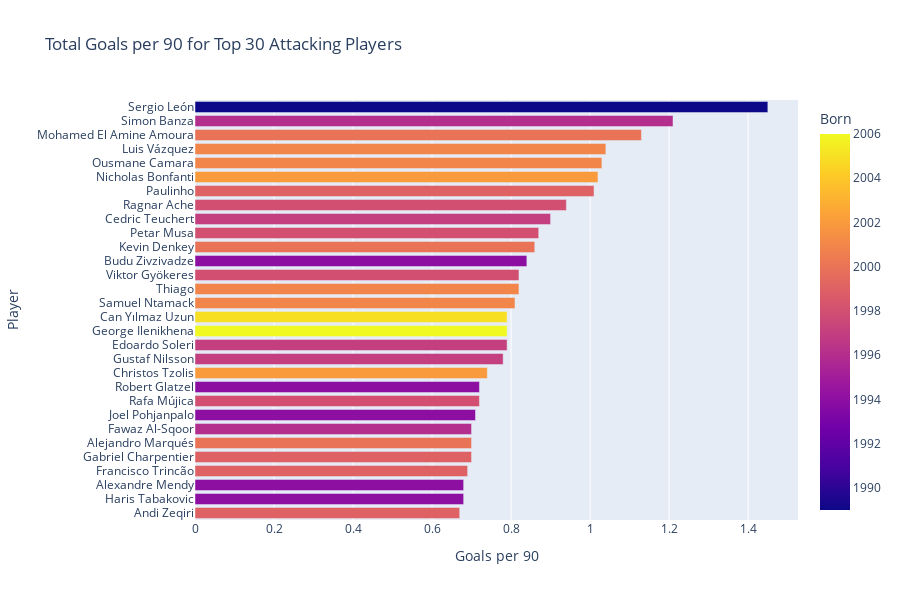

The cell this chart's notebook holds for it:
### Code cell
top_goals_90 = striker_dataframe.nlargest(30, 'Goals per 90')
top_goals_90 = top_goals_90.sort_values('Goals per 90', ascending=True)
px.bar(top_goals_90, x='Goals per 90', y='Player', hover_data=['Player'], orientation='h', height=600, color='Born', title='Total Goals per 90 for Top 30 Attacking Players')

### Figure 1 — Plotly figure (JSON) as saved in the notebook; plotly's stock layout.template omitted (floating-point values rounded to 4 significant figures)
{"data": [{"alignmentgroup": "True", "hovertemplate": "Goals per 90=%{x}<br>Player=%{y}<br>Born=%{marker.color}<extra></extra>", "legendgroup": "", "marker": {"color": [1999, 1994, 1994, 1999, 1999, 2000, 1996, 1994, 1998, 1994, 2002, 1997, 1997, 2006, 2005, 2001, 2001, 1998, 1994, 2000, 1998, 1997, 1998, 1999, 2002, 2001, 2001, 2000, 1996, 1989], "coloraxis": "coloraxis", "pattern": {"shape": ""}}, "name": "", "offsetgroup": "", "orientation": "h", "showlegend": false, "textposition": "auto", "type": "bar", "x": [0.67, 0.68, 0.68, 0.69, 0.7, 0.7, 0.7, 0.71, 0.72, 0.72, 0.74, 0.78, 0.79, 0.79, 0.79, 0.81, 0.82, 0.82, 0.84, 0.86, 0.87, 0.9, 0.94, 1.01, 1.02, 1.03, 1.04, 1.13, 1.21, 1.45], "xaxis": "x", "y": ["Andi Zeqiri", "Haris Tabakovic", "Alexandre Mendy", "Francisco Trincão", "Gabriel Charpentier", "Alejandro Marqués", "Fawaz Al-Sqoor", "Joel Pohjanpalo", "Rafa Mújica", "Robert Glatzel", "Christos Tzolis", "Gustaf Nilsson", "Edoardo Soleri", "George Ilenikhena", "Can Yılmaz Uzun", "Samuel Ntamack", "Thiago", "Viktor Gyökeres", "Budu Zivzivadze", "Kevin Denkey", "Petar Musa", "Cedric Teuchert", "Ragnar Ache", "Paulinho", "Nicholas Bonfanti", "Ousmane Camara", "Luis Vázquez", "Mohamed El Amine Amoura", "Simon Banza", "Sergio León"], "yaxis": "y"}], "layout": {"barmode": "relative", "coloraxis": {"colorbar": {"title": {"text": "Born"}}, "colorscale": [[0, "#0d0887"], [0.1111, "#46039f"], [0.2222, "#7201a8"], [0.3333, "#9c179e"], [0.4444, "#bd3786"], [0.5556, "#d8576b"], [0.6667, "#ed7953"], [0.7778, "#fb9f3a"], [0.8889, "#fdca26"], [1, "#f0f921"]]}, "height": 600, "legend": {"tracegroupgap": 0}, "title": {"text": "Total Goals per 90 for Top 30 Attacking Players"}, "xaxis": {"anchor": "y", "domain": [0, 1], "title": {"text": "Goals per 90"}}, "yaxis": {"anchor": "x", "domain": [0, 1], "title": {"text": "Player"}}}}
